Frame 1 (no input): blank canvas, image omitted
Frame 60 (no input): blank canvas, image omitted
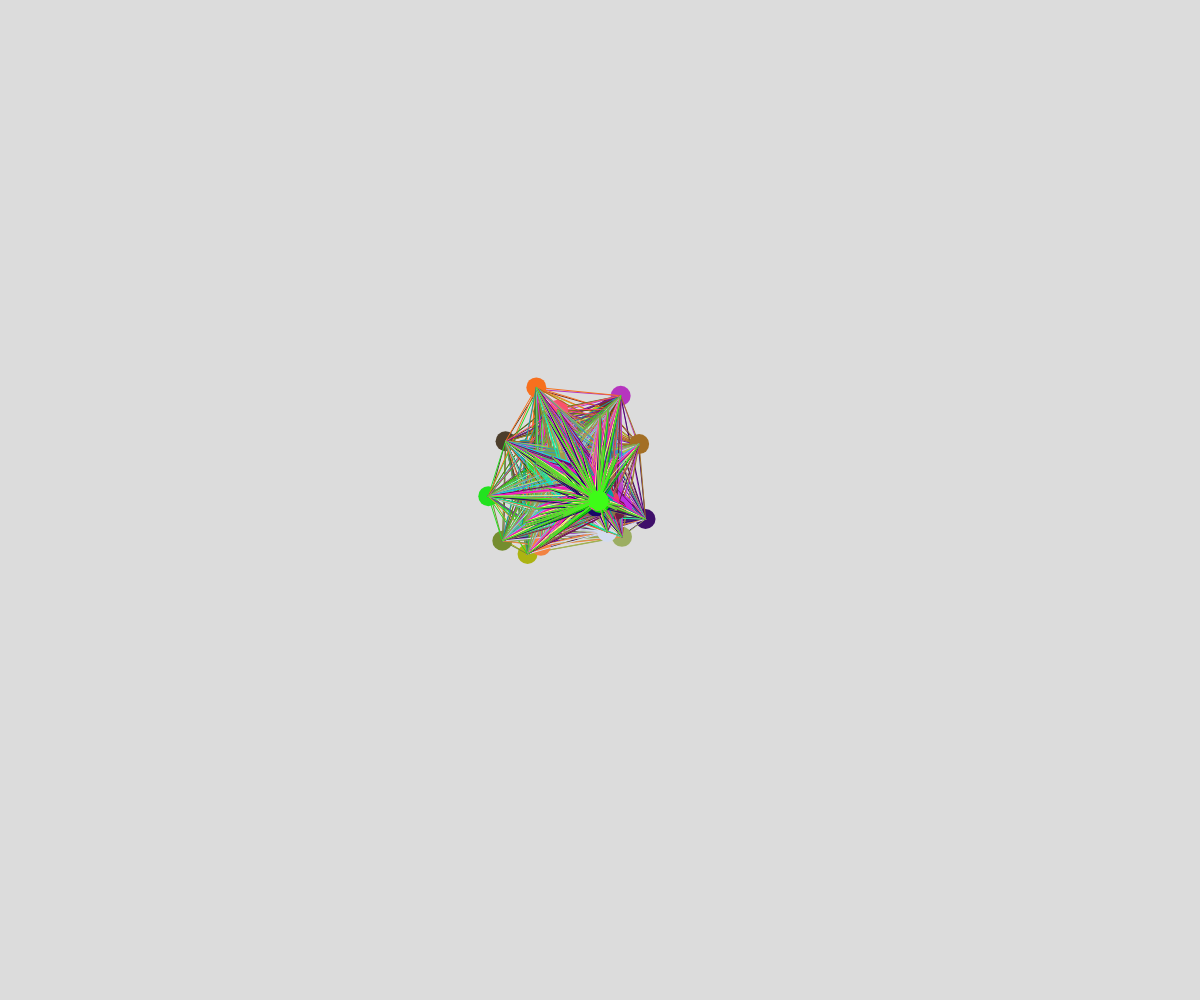
Frame 120 (the mouse pressed at the canvas centre since frame 60)

The p5.js sketch whose frames 1 and 60 were blank and that drew this single picture after the mouse press (run headless with seeded random() and noise() and a simulated clock; from frame 60 on, the mouse is pressed at the canvas centre):

// p5.js sketch
// ── sketch.js
// ConnectedNodes
// Priyansh Jhanji
// 18th March 2025
// OOP Review + Object-Object Interactions

// Global Variables
let nodes = []; // to hold of all our objects
let reach = 150; // how far connections b/w points may be
function setup() {
  createCanvas(windowWidth, windowHeight);
  
}

function draw() {
  background(220);

  if(mouseIsPressed)nodes.push(new csNode(mouseX, mouseY));
   for (let n of nodes){
    //looping by items is good here, as we do not 
    //plan on deleting any objects from the array

    n.move();
    n.connect(nodes);
    n.display();
   }
}

function mousePressed(){
  // create one node per mousepress
  nodes.push(new csNode(mouseX, mouseY));
}

class csNode{
  //1. constructor
  constructor(x,y){ //called once per object created
    //properties related to position/rendering
    this.x = x; this.y = y; this.size = 20;
    this.c = color(random(255),random(255),random(255));
    
    //properties related to motion
    this.xTime = random(10); this.yTime = random(10);
    this.timeShift = 0.01; this.maxSpeed = 5;
  }
  //2. class methods
  display(){
    fill(this.c); noStroke();
    circle(this.x, this.y, this.size);
  }
  connect(nodeArray){
      //check if the current point is close to any
      //other points, and if so join with a line
      stroke(this.c);
      for (let n of nodeArray) {
        if(n !== this) { //make sure not to compare to self
          let d = dist(this.x, this.y, n.x, n.y);
          if(d < reach){ //the two points are close...
            line(this.x, this.y, n.x, n.y);
          }
        }
      }
  }
  move(){
    //use perlin noise for x/y movement
    let xSpeed = noise(this.xTime); //0   -  0.5  -   1
    xSpeed = map(xSpeed, 0, 1, -this.maxSpeed, this.maxSpeed);
    this.xTime +=this.timeShift;

    this.x +=xSpeed;
    if(this.x < 0)this.x = width;
    else if (this.x > width) this.x = 0;

    let ySpeed = noise(this.yTime); 
    ySpeed = map(ySpeed, 0, 1, -this.maxSpeed, this.maxSpeed);
    this.yTime +=this.timeShift;
    
    this.y +=ySpeed;
    if(this.y < 0)this.y = height;
    else if (this.y > height) this.y = 0;
  }
}
